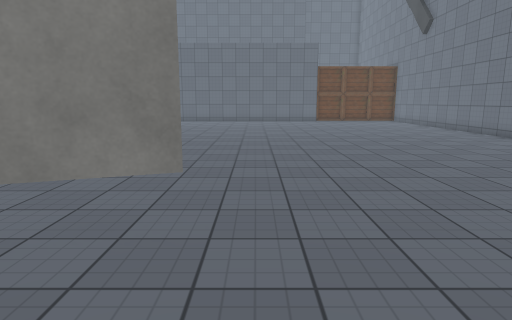
view 1 (above)

16 first-person views from a walk through a scene from a Unity 3-D project. The camera is 1.5 m above the floor, tilts 10° down and sees 75° across. The floor is counted in squares, 1 m on a side. Each view is taken from the middle of a square. On the plan, view 1 faces up. The plan holds only what a view shows up to about 15 squares ahead; the rest is blank. The place goes on beyond the plan. The player is left out. Some surface patterns are stand-ins.

view 2
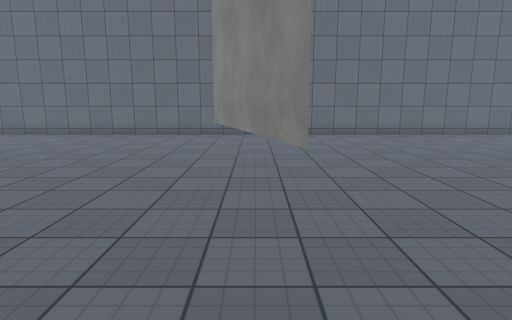

view 3
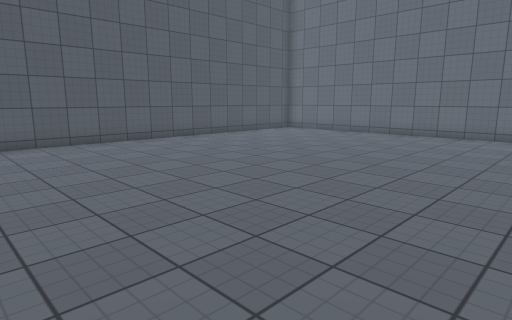

view 4
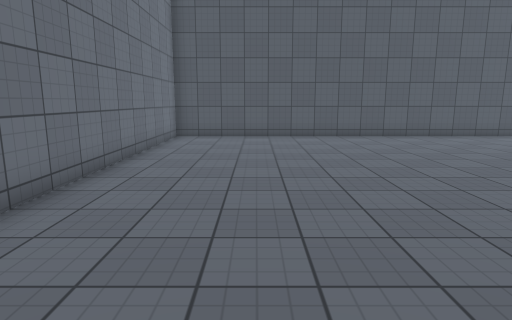

view 5
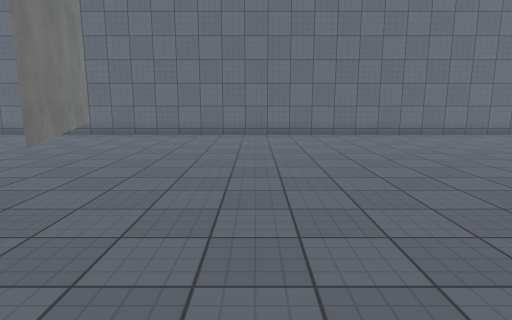

view 6
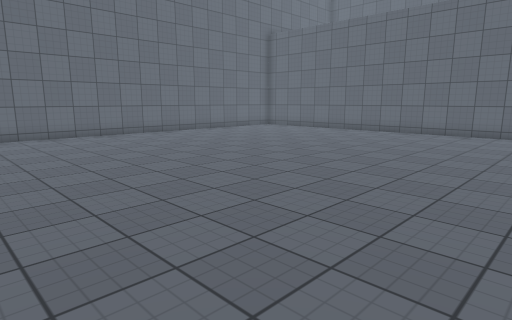

view 7
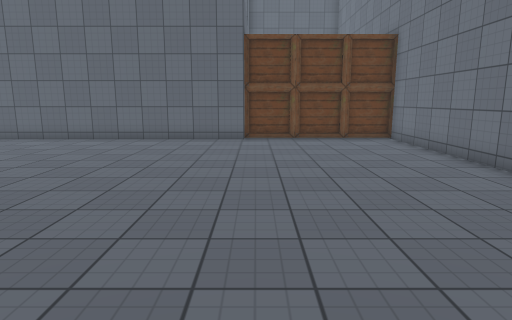

view 8
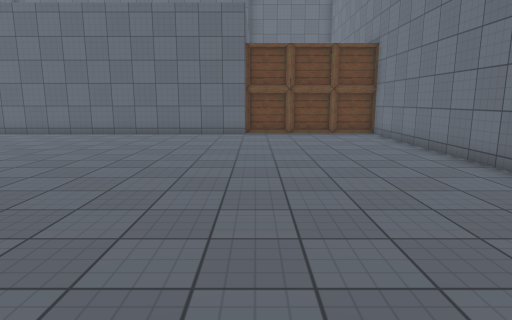

view 9
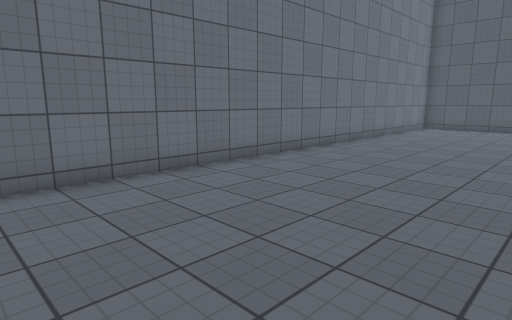

view 10
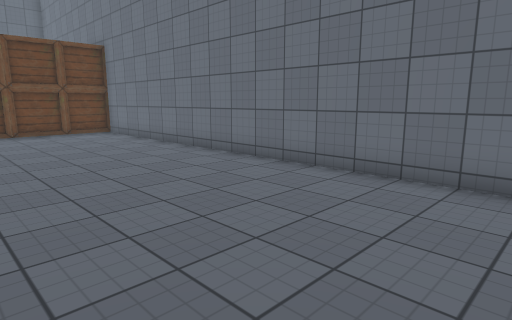

view 11
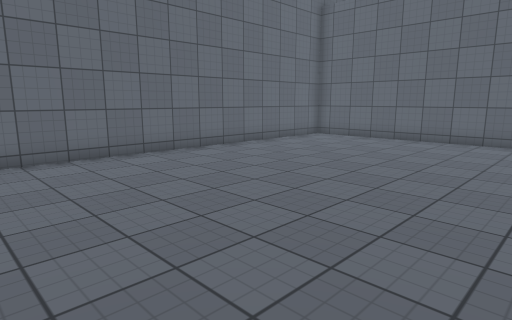

view 12
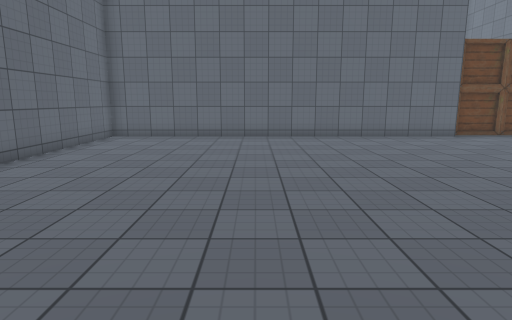

view 13
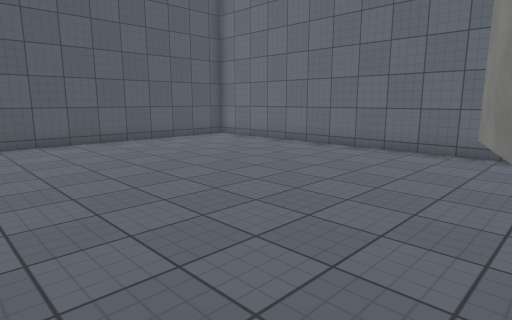

view 14
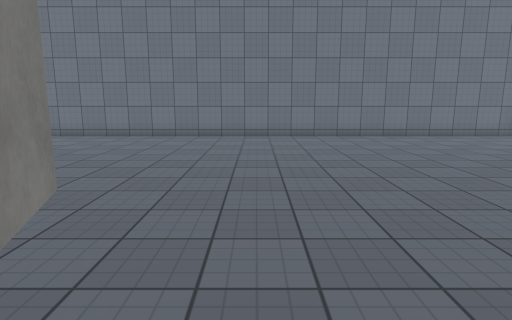

view 15
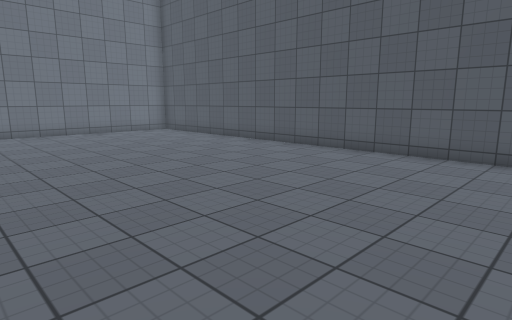

view 16
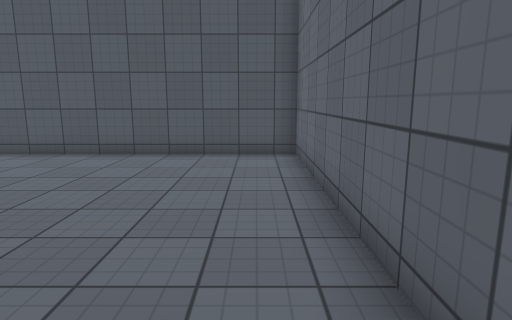

### Floor plan
Key: @ floor where view 1 was taken; # wall or solid block; . floor; T thing the floor can be seen under or through; O other object.
Columns run from 10 left of view 1 to 11 right of it. Each row starts with its distance up from view 1.
 27                OOOOOO
 26                OOOOOO#
 25 ###############......#
 24 #....................#
 23 #....................#
 22 #....................#
 21 #....................#
 20 #....................#
 19 #....................#
 18 #....................#
 17 #....................#
 16 #....................#
 15 #....................#
 14 #....................#
 13 #....................#
 12 #....................#
 11 #....................#
 10 #....................#
  9 #....................#
  8 #....................#
  7 #....................#
  6 #....................#
  5 #....................#
  4 #.......TT...........#
  3 #....TTTT............#
  2 #.TTTT...............#
  1 #....................#
  0 #.........@..........#
 -1 #....................#
 -2 #....................#
 -3 #....................#
 -4 #....................#
 -5 #....................#
 -6 #....................#
 -7 #....................#
 -8 #....................#
 -9 #....................#
-10 ######################

Where each view was taken, in squares from view 1:
view 1: 0 up, 0 right, facing up
view 2: 3 up, 5 right, facing left
view 3: 3 up, 5 right, facing down-left
view 4: 5 up, 7 right, facing down
view 5: 8 up, 5 right, facing left
view 6: 9 up, 5 right, facing up-left
view 7: 12 up, 5 right, facing up
view 8: 10 up, 5 right, facing up
view 9: 10 up, 4 right, facing down-right
view 10: 9 up, 4 right, facing up-right
view 11: 12 up, 1 left, facing up-left
view 12: 11 up, 4 left, facing up
view 13: 3 up, 0 right, facing down-left
view 14: 2 up, 4 left, facing right
view 15: 0 up, 6 left, facing down-right
view 16: 0 up, 9 left, facing down
